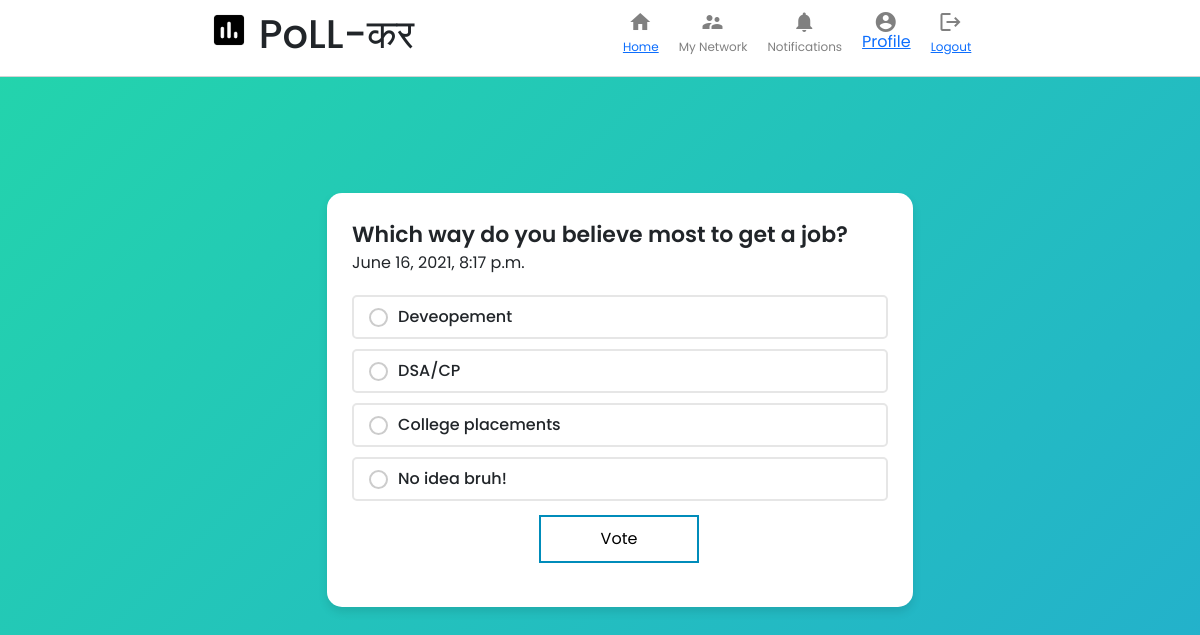
The page /vote/4 (signed in) on the database its author committed.
### main/models.py (models this page shows, shortened)
class Poll(models.Model):
    user = models.ForeignKey(User, on_delete=models.CASCADE)
    question = models.TextField()
    datetime = models.DateTimeField(auto_now=True)
    option_one = models.CharField(max_length=56)
    option_two = models.CharField(max_length=56)
    option_three = models.CharField(max_length=56)
    option_four = models.CharField(max_length=56)
    option_one_count = models.IntegerField(default=0)
    option_two_count = models.IntegerField(default=0)
    option_three_count = models.IntegerField(default=0)
    option_four_count = models.IntegerField(default=0)

### main/views.py (the view, shortened to what this page needs)
# urls.py: path('vote/<int:pk>', views.vote, name= 'vote' ),
@login_required(login_url='login')
def vote(request, pk):
    poll = models.Poll.objects.get(pk=pk)
    context = {
        'poll': poll
    }
    return render( request, 'main/vote.html', context)

### templates/main/vote.html (shortened to what this page needs)
{% load static %}
<!DOCTYPE html>
<html lang="en">
<head>
    <link href="https://cdn.jsdelivr.net/npm/bootstrap@5.0.1/dist/css/bootstrap.min.css" rel="stylesheet">
    <link rel="stylesheet" href="{% static 'css/index.css' %}" />
    <link rel="stylesheet" href="{% static 'css/card.css' %}">
</head>
<body>
    <div class="header">
        <div class="header__left">
            <img src="{% static 'img/logo1.png' %}" alt="" />
            <h1>PoLL-कर</h1>
        </div>
        <div class="header__right">
            <div class="headerOption">
                <i class="material-icons headerOption__icon"> home </i>
                <h3><a class="active" href="{% url 'allpolls' %}">Home</a></h3>
            </div>
            <div class="headerOption">
                <i class="material-icons headerOption__icon"> supervisor_account </i>
                <h3>My Network</h3>
            </div>
            <div class="headerOption">
                <i class="material-icons headerOption__icon"> notifications </i>
                <h3>Notifications</h3>
            </div>
            <div class="headerOption">
                <i class="material-icons headerOption__icon"> account_circle </i>
                <a href="{% url 'mypolls' %}">Profile</a>
            </div>
            <div class="headerOption">
                <i class="material-icons headerOption__icon"> logout </i>
                <h3><a href="{% url 'logout' %}">Logout</a></h3>
            </div>
        </div>
    </div>
    <br><br><br><br>
            <div>
                <div class="wrapper">
                    <header>{{ poll.question }}</header>
                    <span class="text">{{ poll.datetime }}</span>
                    <form method="POST">
                    <div class="poll-area">
                        <label for="opt-1" class="opt-1">
                            <div class="row">
                                <div class="column">
                                    <span class="circle"></span>
                                    <span>{{ poll.option_one }}</span>
                                </div>
                            </div>
                        </label>
                        <label for="opt-2" class="opt-2">
                            <div class="row">
                                <div class="column">
                                    <span class="circle"></span>
                                    <span class="text">{{ poll.option_two }}</span>
                                </div>
                            </div>
                        </label>
                        <label for="opt-3" class="opt-3">
                            <div class="row">
                                <div class="column">
                                    <span class="circle"></span>
                                    <span class="text">{{ poll.option_three }}</span>
                                </div>
                            </div>
                        </label>
                        <label for="opt-4" class="opt-4">
                            <div class="row">
                                <div class="column">
                                    <span class="circle"></span>
                                    <span class="text">{{ poll.option_four }}</span>
                                </div>
                            </div>
                        </label>
                            <center>
                                <div style="margin-left:-200px;">
                                    <button type="submit" class="button button2">Vote</button>
                                </div>
                            </center>
                    </div>
                    </form>
                </div>
            </div>
</body>
</html>

### static/css/index.css (style rules this page uses)
* { margin: 0; padding: 0; }
body { background-repeat: no-repeat; background: linear-gradient(-45deg, #ee7752, #e73c7e, #23a6d5, #23d5ab); background-size: 400% 400%; animation: gradient 15s ease infinite; display: flex; flex-direction: column; align-items: center; }
.header__left img { object-fit: contain; height: 40px; margin-right: 10px; }
.header { width: 100%; display: flex; position: sticky; top: 0; z-index: 999; justify-content: space-evenly; border-bottom: 0.1px solid lightgray; padding-top: 10px; padding-bottom: 10px; width: 100%; background-color: white; }
.header__left { display: flex; }
.header__right { display: flex; }
.headerOption { display: flex; flex-direction: column; align-items: center; margin-right: 20px; color: gray; cursor: pointer; }
.headerOption h3 { font-size: 12px; margin-top: 10px; font-weight: 400; }
.headerOption__icon { margin-right: 5px; height: 20px; width: 20px; }

### static/css/card.css (style rules this page uses)
* { margin: 0; padding: 0; box-sizing: border-box; font-family: 'Poppins', sans-serif; }
.button { border: none; color: white; padding: 10px 60px; text-align: center; text-decoration: none; display: inline-block; font-size: 16px; margin: 4px 2px; transition-duration: 0.4s; cursor: pointer; margin-left: 200px; }
.button2 { background-color: white; color: black; border: 2px solid #008CBA; }
.wrapper { background: #fff; border-radius: 15px; padding: 25px; max-width: 650; margin: 20px; width: 100%; box-shadow: 0px 5px 10px rgba(0,0,0,0.1); }
.wrapper header { font-size: 22px; font-weight: 600; }
.wrapper .poll-area { margin: 20px 0 15px 0; }
.poll-area label { display: block; margin-bottom: 10px; border-radius: 5px; padding: 8px 15px; border: 2px solid #e6e6e6; transition: all 0.2s ease; }
label .row { display: flex; pointer-events: none; justify-content: space-between; }
label .row .column { display: flex; align-items: center; }
label .row .circle { height: 19px; width: 19px; display: block; border: 2px solid #ccc; border-radius: 50%; margin-right: 10px; position: relative; }
label .row .circle::after { content: ""; height: 11px; width: 11px; background: #6665ee; border-radius: inherit; position: absolute; left: 2px; top: 2px; display: none; }
label .row span { font-size: 16px; font-weight: 500; }

### templates/main/vote.html (style rules this page uses)
* { font-family: 'Poppins', sans-serif;; }

### rows shown on the page
Poll: question "Which way do you believe most to get a job?", datetime "June 16, 2021, 8:17 p.m.", option_one "Deveopement", option_two "DSA/CP", option_three "College placements", option_four "No idea bruh!"
